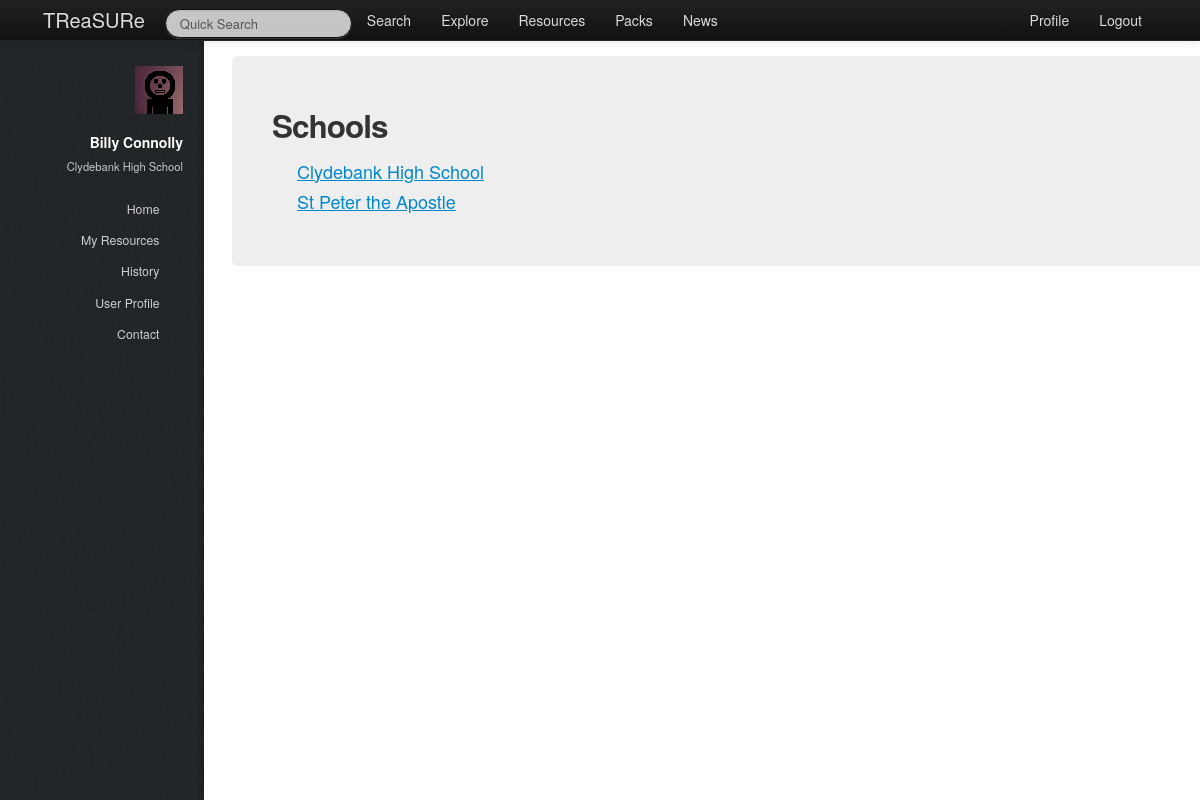
The page /treasure/schools/ (signed in) on the database its author committed.
### treasure/models.py (models this page shows, shortened)
class Teacher(models.Model):
    user = models.OneToOneField(User)
    firstname = models.CharField(max_length=128)
    surname = models.CharField(max_length=128)
    school = models.ForeignKey(School, null=True)
    hubs = models.ManyToManyField(Hub, null=True)

class School(models.Model):
    name = models.CharField(max_length=128)
    town = models.CharField(max_length=128)
    address = models.TextField()
    latitude = models.FloatField()
    longitude = models.FloatField()
    def __unicode__(self):
        return self.name

### treasure/views.py (the view)
@login_required
def schools(request):
    context = RequestContext(request)
    context_dict = sidebar(request)
    school_list = School.objects.all()
    context_dict['schools'] = school_list
    return render_to_response('treasure/schools.html', context_dict, context)

### treasure/views.py (called while the page is built)
def sidebar(request):
    context_dict = {}
    try:
        userid = request.user.id
        teacher = Teacher.objects.get(user = userid)
        context_dict['user_firstname'] = teacher.firstname
        context_dict['user_surname'] = teacher.surname
        context_dict['user_school'] = teacher.school
    except Teacher.DoesNotExist:
        context_dict['user_firstname'] = ""
        context_dict['user_surname'] = ""
        context_dict['school'] = ""
    return context_dict

### templates/treasure/schools.html (shortened to what this page needs)
{% extends 'treasure/base.html' %}
{% load static %}
{% block body_block %}
<div class="hero-unit">
    <div class="row-fluid">
        <h2>Schools</h2>
        {% if schools %}
        <ul>
            {% for school in schools %}
            <li><a href="../school/{{ school.id }}">{{ school.name }}</a></li>
            {% endfor %}
        </ul>
        {% else %}
            <strong>No schools present.</strong>
        {% endif %}
    </div>
</div>
{% endblock %}

### templates/treasure/base.html (shortened to what this page needs)
<!DOCTYPE html>
{% load static %}
<html>
    <head>
		<link rel="stylesheet" href="http://cdn.datatables.net/1.10.2/css/jquery.dataTables.min.css"></style>
        <link href="{% static 'css/bootstrap-fluid-adj.css' %}" rel="stylesheet">
        <link href="{% static 'sidebar/css/main.css' %}" rel="stylesheet">
        <link href="{% static 'css/bootstrap.min.css' %}" rel="stylesheet" media="screen">
        <link rel="stylesheet" href="http://getbootstrap.com/examples/sticky-footer-navbar/sticky-footer-navbar.css">
        <link href="{% static 'css/bootstrap-responsive.css' %}" rel="stylesheet">
        <link href="{% static 'css/treasure.css' %}" rel="stylesheet">
    </head>
    <body>
        <div class="navbar navbar-inverse navbar-fixed-top">
           <div class="navbar-inner">
               <div class="container">
                   <a class="brand" href="/treasure/">TReaSURe</a>
                   <div class="nav-collapse collapse">
                       <ul class="nav pull-right">
                            {% if user.is_authenticated %}
                                <li><a href="/treasure/profile">Profile</a></li>
                            	<li><a href="/treasure/logout">Logout</a></li>
                            {% else %}
                            	<li><a href="/treasure/login">Login</a></li>
                            	<li><a href="/treasure/register">Register</a></li>
                            {% endif %}
                       </ul>
                       <ul class="nav">
                       {% if user.is_authenticated %}
                           <form class="navbar-search pull-left" action="">
						 		<input class="search-query span2" placeholder="Quick Search" type="text">
						   </form>
                           <li><a href="/treasure/search">Search</a></li>
                           <li><a href="/treasure/explore">Explore</a></li>
                           <li><a href="/treasure/resources">Resources</a></li>
                           <li><a href="/treasure/packs">Packs</a></li>
                       {% endif %}
                           <li><a href="/treasure/about">News</a></li>
                       </ul>
                   </div>
               </div>
           </div>
        </div>
        <div>
				<div id="header">
					<div class="top">
                       {% if user.is_authenticated %}
							<div id="logo">
								<span class="image avatar48"><img src="{% static 'images/avatar.jpg' %}" alt="user avatar" /></span>
								<h1 id="title">{{ user_firstname }} {{ user_surname }}</h1>
								<p>{{ user_school }}</p>
							</div>
	                   {% endif %}
                        <nav id="nav">
							<ul>
								{% if user.is_authenticated %}
									<li><a href="/treasure/" id="home-link" class="skel-layers-ignoreHref"><span>Home</span></a></li>
									<li><a href="/treasure/resources" class="skel-layers-ignoreHref"><span>My Resources</span></a></li>
									<li><a href="/treasure/about" class="skel-layers-ignoreHref"><span>History</span></a></li>
									<li><a href="/treasure/profile" class="skel-layers-ignoreHref"><span>User Profile</span></a></li>
									<li><a href="#contact" class="skel-layers-ignoreHref"><span>Contact</span></a></li>
								{% else %}
									<li><a href="/treasure/login"><span>Login</span></a></li>
									<li><a href="/treasure/register" class="skel-layers-ignoreHref"><span>Register</span></a></li>
								{% endif %}
							</ul>
						</nav>
					</div>
				</div>
			<div id="main">
				<section id="MainPage">
                    <div class="container">
                        {% block body_block%}{% endblock%}
                    </div>
                </section>
            </div>
        </div>
    </body>
</html>

### static/css/treasure.css (style rules this page uses)
a { text-decoration:underline; }
.brand { text-decoration:none; }
form input[type="text"], form input[type="email"], form input[type="password"], form select, form textarea { height: auto !important; }
.hero-unit { padding: 40px; }
.navbar-inverse .brand,.navbar-inverse .nav>li>a { color:#ddd; }
.navbar-inverse .brand { color:#ddd; }
#nav ul li a { color: rgba(207, 207, 207, 1); }
#logo p { color: rgba(198, 198, 198, 1); }

### rows shown on the page
Teacher: firstname "Billy", surname "Connolly"
School: name "Clydebank High School"
School: name "St Peter the Apostle"
